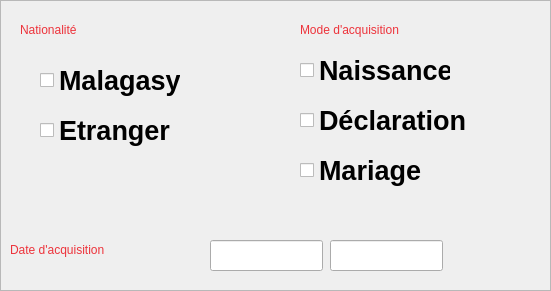
     <widget class="QFrame" name="frame">
      <property name="geometry">
       <rect>
        <x>570</x>
        <y>10</y>
        <width>551</width>
        <height>291</height>
       </rect>
      </property>
      <property name="frameShape">
       <enum>QFrame::StyledPanel</enum>
      </property>
      <property name="frameShadow">
       <enum>QFrame::Raised</enum>
      </property>
      <widget class="QLabel" name="label_3">
       <property name="geometry">
        <rect>
         <x>20</x>
         <y>10</y>
         <width>121</width>
         <height>41</height>
        </rect>
       </property>
       <property name="styleSheet">
        <string notr="true">font: 800 16pt &quot;Cantarell&quot;;</string>
       </property>
       <property name="text">
        <string>&lt;html&gt;&lt;head/&gt;&lt;body&gt;&lt;p&gt;&lt;span style=&quot; color:#ed333b;&quot;&gt;Nationalité&lt;/span&gt;&lt;/p&gt;&lt;/body&gt;&lt;/html&gt;</string>
       </property>
      </widget>
      <widget class="QLabel" name="label_7">
       <property name="geometry">
        <rect>
         <x>300</x>
         <y>10</y>
         <width>191</width>
         <height>41</height>
        </rect>
       </property>
       <property name="styleSheet">
        <string notr="true">font: 800 16pt &quot;Cantarell&quot;;</string>
       </property>
       <property name="text">
        <string>&lt;html&gt;&lt;head/&gt;&lt;body&gt;&lt;p&gt;&lt;span style=&quot; color:#ed333b;&quot;&gt;Mode d'acquisition&lt;/span&gt;&lt;/p&gt;&lt;/body&gt;&lt;/html&gt;</string>
       </property>
      </widget>
      <widget class="QCheckBox" name="checkBox">
       <property name="geometry">
        <rect>
         <x>40</x>
         <y>60</y>
         <width>141</width>
         <height>41</height>
        </rect>
       </property>
       <property name="font">
        <font>
         <pointsize>20</pointsize>
         <bold>true</bold>
        </font>
       </property>
       <property name="text">
        <string>Malagasy</string>
       </property>
      </widget>
      <widget class="QCheckBox" name="checkBox_2">
       <property name="geometry">
        <rect>
         <x>40</x>
         <y>110</y>
         <width>141</width>
         <height>41</height>
        </rect>
       </property>
       <property name="font">
        <font>
         <pointsize>20</pointsize>
         <bold>true</bold>
        </font>
       </property>
       <property name="text">
        <string>Etranger</string>
       </property>
      </widget>
      <widget class="QCheckBox" name="checkBox_3">
       <property name="geometry">
        <rect>
         <x>300</x>
         <y>50</y>
         <width>151</width>
         <height>41</height>
        </rect>
       </property>
       <property name="font">
        <font>
         <pointsize>20</pointsize>
         <bold>true</bold>
        </font>
       </property>
       <property name="text">
        <string>Naissance</string>
       </property>
      </widget>
      <widget class="QCheckBox" name="checkBox_4">
       <property name="geometry">
        <rect>
         <x>300</x>
         <y>100</y>
         <width>171</width>
         <height>41</height>
        </rect>
       </property>
       <property name="font">
        <font>
         <pointsize>20</pointsize>
         <bold>true</bold>
        </font>
       </property>
       <property name="text">
        <string>Déclaration</string>
       </property>
      </widget>
      <widget class="QCheckBox" name="checkBox_5">
       <property name="geometry">
        <rect>
         <x>300</x>
         <y>150</y>
         <width>141</width>
         <height>41</height>
        </rect>
       </property>
       <property name="font">
        <font>
         <pointsize>20</pointsize>
         <bold>true</bold>
        </font>
       </property>
       <property name="text">
        <string>Mariage</string>
       </property>
      </widget>
      <widget class="QLabel" name="label_8">
       <property name="geometry">
        <rect>
         <x>10</x>
         <y>230</y>
         <width>241</width>
         <height>41</height>
        </rect>
       </property>
       <property name="styleSheet">
        <string notr="true">font: 800 16pt &quot;Cantarell&quot;;</string>
       </property>
       <property name="text">
        <string>&lt;html&gt;&lt;head/&gt;&lt;body&gt;&lt;p&gt;&lt;span style=&quot; color:#ed333b;&quot;&gt;Date d'acquisition&lt;/span&gt;&lt;/p&gt;&lt;/body&gt;&lt;/html&gt;</string>
       </property>
      </widget>
      <widget class="QLineEdit" name="lineEdit_6">
       <property name="geometry">
        <rect>
         <x>210</x>
         <y>240</y>
         <width>113</width>
         <height>31</height>
        </rect>
       </property>
      </widget>
      <widget class="QLineEdit" name="lineEdit_7">
       <property name="geometry">
        <rect>
         <x>330</x>
         <y>240</y>
         <width>113</width>
         <height>31</height>
        </rect>
       </property>
      </widget>
     </widget>
